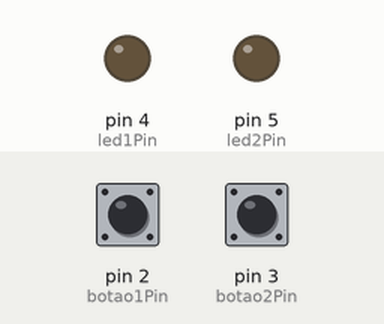
Recording of a sketch running on a simulated Arduino Nano, built with avr-gcc and run on an emulated ATmega328P. On the bench: output pins drawn as LEDs (lit = HIGH). Dashed ring = blinking. The inputs (shaded band) are chosen by the test bench; at power-on: pin 2 (botao1Pin) LOW, pin 3 (botao2Pin) LOW.

Above: at 1.2 s.
1.3 s: pin 2 (botao1Pin) pulled HIGH for 1 s
At 3.4 s:
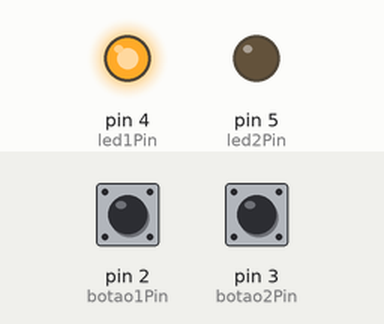
3.8 s: pin 3 (botao2Pin) pulled HIGH for 3.2 s
At 3.9 s:
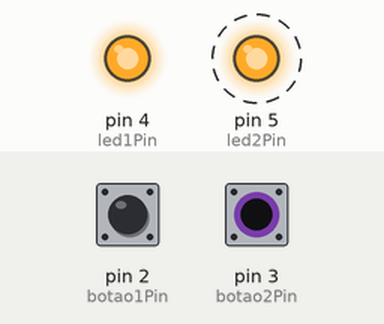
8.5 s: pin 3 (botao2Pin) pulled HIGH for 0.15 s
At 9.5 s:
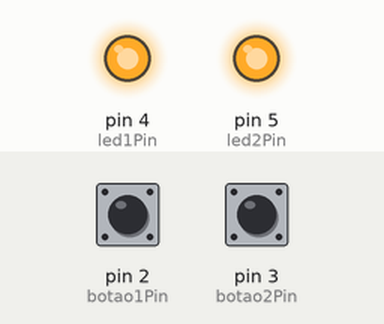
10.1 s: pin 2 (botao1Pin) pulled HIGH for 0.15 s
At 10.7 s:
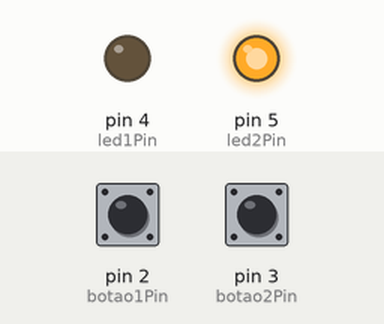
11.7 s: pin 2 (botao1Pin) pulled HIGH for 3.2 s
At 11.8 s:
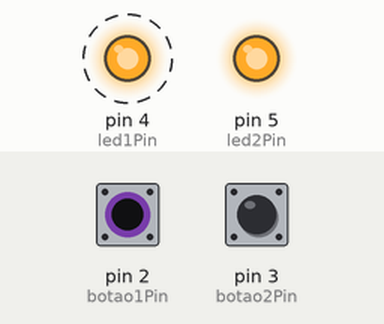
Timing chart, 0 to 16.2 s (numbered marks = the images above; inputs shaded):
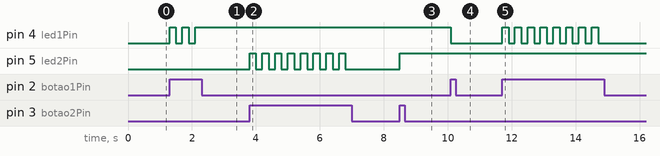

Measured:
- after the input at 1.3 s, pin 4 (led1Pin): alternates HIGH for 0.20 s and LOW for 0.20 s, 5 changes in all, then stays HIGH, starting at once
- after the input at 3.8 s, pin 5 (led2Pin): alternates HIGH for 0.20 s and LOW for 0.20 s, 16 changes in all, then stays LOW, starting at once
- after the input at 8.5 s, pin 5 (led2Pin): LOW → HIGH at once
- after the input at 10.1 s, pin 4 (led1Pin): HIGH → LOW at once
- after the input at 11.7 s, pin 4 (led1Pin): alternates HIGH for 0.20 s and LOW for 0.20 s, 16 changes in all, then stays LOW, starting at once

The sketch:

nano-2led-2pushbutton.ino
```cpp
// Definindo os pinos dos botões e LEDs
const int botao1Pin = 2;
const int botao2Pin = 3;
const int led1Pin = 4;
const int led2Pin = 5;

// Variáveis para armazenar o estado dos LEDs
bool led1Ligado = false;
bool led2Ligado = false;

void setup() {
  // Inicializa os pinos dos botões como entrada
  pinMode(botao1Pin, INPUT);
  pinMode(botao2Pin, INPUT);

  // Inicializa os pinos dos LEDs como saída
  pinMode(led1Pin, OUTPUT);
  pinMode(led2Pin, OUTPUT);

  // Desliga os LEDs inicialmente
  digitalWrite(led1Pin, LOW);
  digitalWrite(led2Pin, LOW);

}

void loop() {

  // Verifica o estado do botão 1
  if (digitalRead(botao1Pin) == HIGH) {
    led1Ligado = !led1Ligado; // Inverte o estado do LED 1
    digitalWrite(led1Pin, led1Ligado ? HIGH : LOW); // Liga ou desliga o LED 1
    delay(200); // Delay para debounce
  }

  // Verifica o estado do botão 2
  if (digitalRead(botao2Pin) == HIGH) {
    led2Ligado = !led2Ligado; // Inverte o estado do LED 2
    digitalWrite(led2Pin, led2Ligado ? HIGH : LOW); // Liga ou desliga o LED 2
    delay(200); // Delay para debounce
  }

}
```
